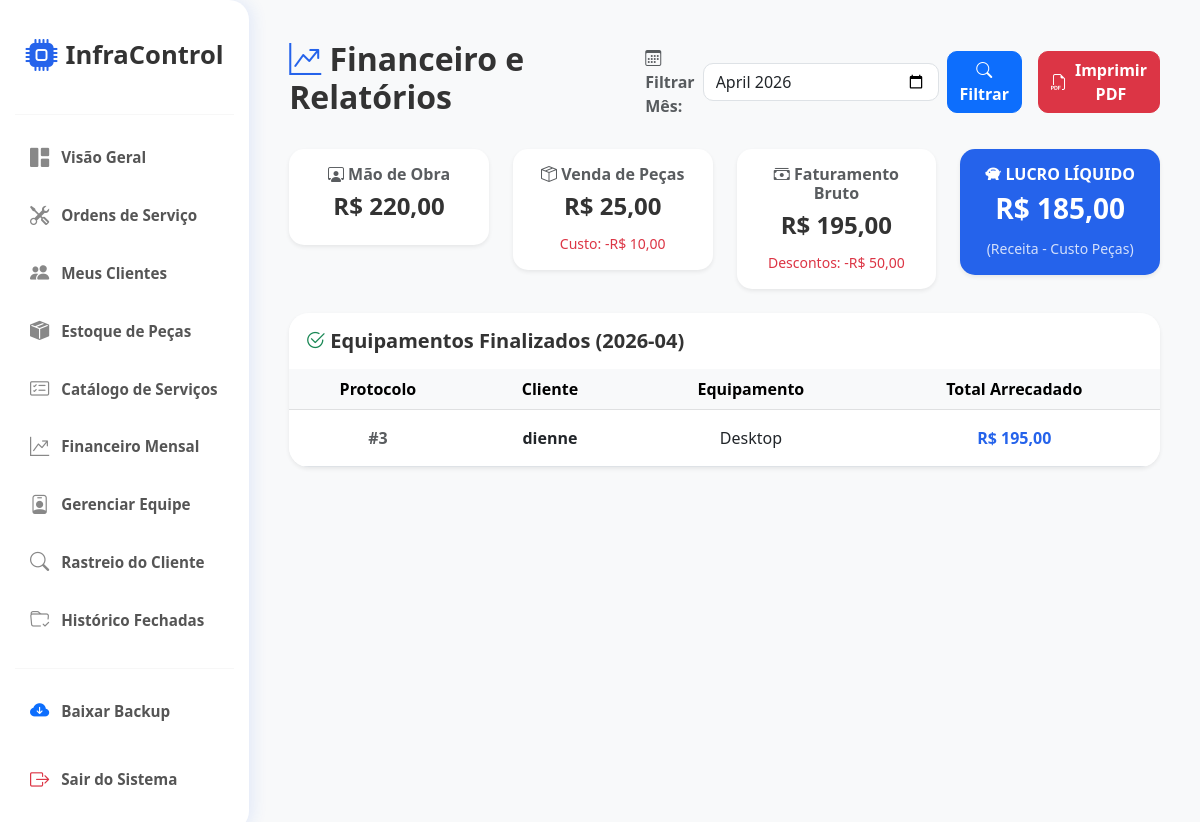
Screenshot of /relatorios (signed in) with the database file from the repository.
### models.py (models this page shows)
class OrdemServico(db.Model):
    id = db.Column(db.Integer, primary_key=True)
    cliente_id = db.Column(db.Integer, db.ForeignKey('cliente.id'), nullable=False)
    equipamento = db.Column(db.String(100), nullable=False)
    marca = db.Column(db.String(50))
    tipo_manutencao = db.Column(db.String(50))
    descricao_problema = db.Column(db.Text)
    diagnostico_ia = db.Column(db.Text)
    valor = db.Column(db.Float, default=0.0)
    desconto = db.Column(db.Float, default=0.0)
    status = db.Column(db.String(50), default='Aberto')
    data_abertura = db.Column(db.DateTime, default=db.func.current_timestamp())
    data_garantia = db.Column(db.DateTime)
    foto_antes = db.Column(db.String(255))
    nota_cliente = db.Column(db.Integer)
    comentario_cliente = db.Column(db.Text)
    itens = db.relationship('ItemOS', backref='ordem', lazy=True, cascade="all, delete-orphan")
    servicos_feitos = db.relationship('ItemServicoOS', backref='ordem', lazy=True, cascade="all, delete-orphan")

class Cliente(db.Model):
    id = db.Column(db.Integer, primary_key=True)
    nome = db.Column(db.String(100), nullable=False)
    email = db.Column(db.String(100))
    telefone = db.Column(db.String(20))
    ordens = db.relationship('OrdemServico', backref='cliente', lazy=True)

### app.py (the view)
@app.route('/relatorios', methods=['GET'])
@login_required
def relatorios():
    if current_user.role != 'admin':
        flash('Acesso restrito ao Financeiro!', 'danger')
        return redirect(url_for('dashboard'))
    mes_atual = datetime.now().strftime('%Y-%m')
    filtro_mes = request.args.get('mes', mes_atual)
    ordens = OrdemServico.query.filter(OrdemServico.status == 'Finalizado', OrdemServico.data_abertura.like(f'{filtro_mes}%')).all()
    receita_servicos = sum((o.valor + sum(s.valor_cobrado for s in o.servicos_feitos)) for o in ordens)
    receita_pecas = sum(item.valor_total for o in ordens for item in o.itens)
    custo_pecas = sum((item.peca.valor_custo * item.quantidade) for o in ordens for item in o.itens if item.peca)
    descontos = sum(o.desconto or 0 for o in ordens)
    faturamento_bruto = receita_servicos + receita_pecas - descontos
    lucro_liquido = faturamento_bruto - custo_pecas
    financeiro = {'servicos': receita_servicos, 'venda_pecas': receita_pecas, 'descontos': descontos, 'faturamento': faturamento_bruto, 'custo_pecas': custo_pecas, 'lucro': lucro_liquido}
    return render_template('relatorios.html', ordens=ordens, financeiro=financeiro, mes_selecionado=filtro_mes)

### app.py (called while the page is built)
@login_manager.user_loader
def load_user(user_id):
    return User.query.get(int(user_id))

@app.template_filter('moeda')
def format_moeda(valor):
    try:
        v = float(valor)
        return f"{v:,.2f}".replace(",", "X").replace(".", ",").replace("X", ".")
    except:
        return "0,00"

### templates/relatorios.html
{% extends "base.html" %}
{% block content %}
<div class="d-flex justify-content-between align-items-center mb-4">
    <h2 style="font-weight: 700; color: var(--text-dark);"><i class="bi bi-graph-up-arrow" style="color: var(--primary-dark);"></i> Financeiro e Relatórios</h2>
    <form class="d-flex align-items-center gap-2" method="GET" action="{{ url_for('relatorios') }}">
        <label class="fw-bold text-muted"><i class="bi bi-calendar3"></i> Filtrar Mês:</label>
        <input type="month" name="mes" class="form-control" value="{{ mes_selecionado }}" required style="border-radius: 10px;">
        <button type="submit" class="btn btn-primary fw-bold" style="border-radius: 10px;"><i class="bi bi-search"></i> Filtrar</button>
        <a href="{{ url_for('relatorio_pdf', mes=mes_selecionado) }}" class="btn btn-danger fw-bold ms-2 d-flex align-items-center gap-2" style="border-radius: 10px;">
            <i class="bi bi-filetype-pdf"></i> Imprimir PDF
        </a>
    </form>
</div>
<div class="row mb-4">
    <div class="col-md-3">
        <div class="card border-0 shadow-sm p-3 text-center" style="border-radius: 15px; border-bottom: 5px solid var(--primary);">
            <h6 class="text-muted fw-bold"><i class="bi bi-person-workspace"></i> Mão de Obra</h6>
            <h4 class="fw-bold" style="color: var(--text-dark);">R$ {{ financeiro.servicos | moeda }}</h4>
        </div>
    </div>
    <div class="col-md-3">
        <div class="card border-0 shadow-sm p-3 text-center" style="border-radius: 15px; border-bottom: 5px solid var(--primary-dark);">
            <h6 class="text-muted fw-bold"><i class="bi bi-box-seam"></i> Venda de Peças</h6>
            <h4 class="fw-bold" style="color: var(--text-dark);">R$ {{ financeiro.venda_pecas | moeda }}</h4>
            <small class="text-danger mt-1">Custo: -R$ {{ financeiro.custo_pecas | moeda }}</small>
        </div>
    </div>
    <div class="col-md-3">
        <div class="card border-0 shadow-sm p-3 text-center" style="border-radius: 15px; border-bottom: 5px solid #1e3a8a;"> <h6 class="text-muted fw-bold"><i class="bi bi-cash-stack"></i> Faturamento Bruto</h6>
            <h4 class="fw-bold" style="color: var(--text-dark);">R$ {{ financeiro.faturamento | moeda }}</h4>
            <small class="text-danger mt-1">Descontos: -R$ {{ financeiro.descontos | moeda }}</small>
        </div>
    </div>
    <div class="col-md-3">
        <div class="card border-0 shadow-sm p-3 text-center" style="border-radius: 15px; background-color: var(--primary-dark); color: white;">
            <h6 class="fw-bold text-white"><i class="bi bi-piggy-bank-fill"></i> LUCRO LÍQUIDO</h6>
            <h3 class="fw-bold text-white">R$ {{ financeiro.lucro | moeda }}</h3>
            <small class="text-white mt-1" style="opacity: 0.8;">(Receita - Custo Peças)</small>
        </div>
    </div>
</div>
<div class="card border-0 shadow-sm" style="border-radius: 20px; overflow: hidden;">
    <div class="card-header bg-white p-3 border-0">
        <h5 class="fw-bold m-0" style="color: var(--text-dark);"><i class="bi bi-check2-circle text-success"></i> Equipamentos Finalizados ({{ mes_selecionado }})</h5>
    </div>
    <table class="table table-hover m-0 align-middle text-center">
        <thead class="table-light"><tr><th>Protocolo</th><th>Cliente</th><th>Equipamento</th><th>Total Arrecadado</th></tr></thead>
        <tbody>
            {% for o in ordens %}
            <tr>
                <td class="p-3 text-muted fw-bold">#{{ o.id }}</td>
                <td class="p-3"><strong>{{ o.cliente.nome }}</strong></td>
                <td class="p-3">{{ o.equipamento }}</td>
                <td class="p-3 fw-bold" style="color: var(--primary-dark);">
                    {% set soma_pecas = o.itens | map(attribute='valor_total') | sum %}
                    {% set soma_servicos = o.servicos_feitos | map(attribute='valor_cobrado') | sum %}
                    R$ {{ ((o.valor + soma_servicos + soma_pecas) - (o.desconto or 0)) | moeda }}
                </td>
            </tr>
            {% else %}<tr><td colspan="4" class="p-5 text-muted">Nenhum conserto finalizado neste mês.</td></tr>{% endfor %}
        </tbody>
    </table>
</div>
{% endblock %}

### templates/base.html (style rules this page uses)
:root { --primary: #3b82f6; --primary-dark: #2563eb; --bg-light: #f8f9fa; --sidebar-bg: #ffffff; --text-dark: #333333; }
body { background-color: var(--bg-light); font-family: 'Segoe UI', Tahoma, Geneva, Verdana, sans-serif; color: var(--text-dark); }

### rows the page displays
OrdemServico: id "3", cliente.nome "dienne", equipamento "Desktop", valor+desconto "195,00"

### other values shown
{{ financeiro.servicos | moeda }} "220,00"
{{ financeiro.venda_pecas | moeda }} "25,00"
{{ financeiro.custo_pecas | moeda }} "10,00"
{{ financeiro.faturamento | moeda }} "195,00"
{{ financeiro.descontos | moeda }} "50,00"
{{ financeiro.lucro | moeda }} "185,00"
{{ mes_selecionado }} "2026-04"
